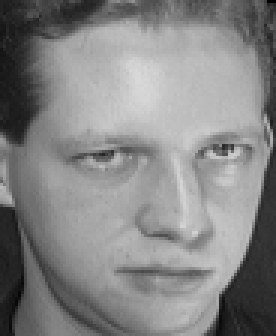
%> input picture Database/Pessao/s010.pgm, 92 x 112 px (shown 3 times larger)
$ octave teste1.m   (GNU Octave 9; MATLAB toolbox functions it lacks are replaced by stand-ins)
%> lines starting %> are read from the running program, lines starting %| are printed output that depends on the picture
%> further down, I is the input picture: size 112x92 uint8; min 1, max 217, mean 132.8
### MatLab/Testes/LBP_Adaboost/lbp.m
function L = lbp(X, radius, neighbors)
%> called with radius = 1, neighbors = 8
	%% Description:
	%%	Calculates the Extended Local Binary Patterns of X with given radius
	%%	and neighbors. This is a slightly modified version of:
	%%	http://www.cse.oulu.fi/CMV/Downloads/LBPMatlab by authors Marko Heikkilä
	%%	and Timo Ahonen.
	%%
	%% Arguments:
	%%	radius [int]
	%%	neighbors [int]
	%%
	%% Example:
	%%	I=imread("/path/to/image.jpg");
	%%	G=rgb2gray(I);
	%%	L=lbp(G);
	%%	imshow(uint8(L))
	%%
	X = double(X);
	% get origin of a block
	origy = radius+1;
	origx = radius+1;
	% blocks to process
	dy = size(X,1)-(2*radius+1);
%> dy = 109
	dx = size(X,2)-(2*radius+1);
%> dx = 89
	% create result matrix
	L = zeros(dy+1,dx+1);
	% get center matrix
	C = X(origy:origy+dy,origx:origx+dx);
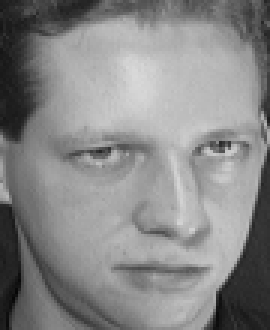
%> C: size 110x90 double (shown 3 times larger); min 6, max 217, mean 135.4
	% iterate through circle
	for n=1:neighbors
		% sample points
		y = radius * -sin(2*pi*((n-1)/neighbors)) + origy;
		x = radius * cos(2*pi*((n-1)/neighbors)) + origx;

        % relative indices
		fx = floor(x);
		fy = floor(y);
		cx = ceil(x);
		cy = ceil(y);
		% fractional parts
		tx = x - fx;
		ty = y - fy;
		% interpolation weights
		w1 = (1 - tx) * (1 - ty);
		w2 =      tx  * (1 - ty);
		w3 = (1 - tx) *      ty ;
		w4 =      tx  *      ty ;
		% get interpolated image
		N = w1*X(fy:fy+dy,fx:fx+dx) + w2*X(fy:fy+dy,cx:cx+dx) + w3*X(cy:cy+dy,fx:fx+dx) + w4*X(cy:cy+dy,cx:cx+dx);
		% calculate binary value for current neighbor, update result
		L = L + (N>=C)*(2^(n-1));
	end
end

### MatLab/Testes/LBP/teste1.m
%I=imread("/path/to/image.jpg");
	%%	G=rgb2gray(I);
	%%	L=lbp(G)

    I = imread('C:\Users\Rafel\Documents\GitHub\TCC\Database\Pessoa\s010.pgm');
    L = lbp(I,1,8);
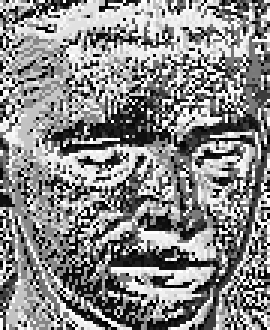
%> L: size 110x90 double (shown 3 times larger); min 0, max 255, mean 136.9
    imshow(uint8(L));

$ run again, with Database/Pessao/s016.pgm copied over Database/Pessao/s010.pgm
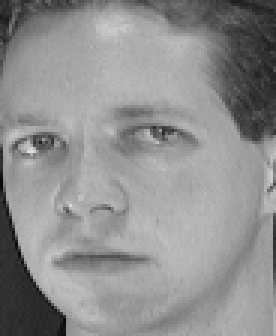
%> input picture Database/Pessao/s016.pgm, 92 x 112 px (shown 3 times larger)
%> I is the input picture: size 112x92 uint8; min 7, max 225, mean 143.2
%> in lbp, `C = X(origy:origy+dy,origx:origx+dx);`:
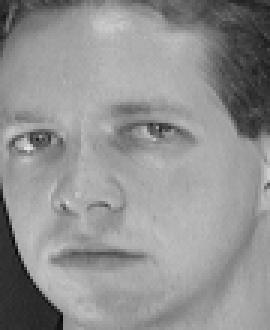
%> C: size 110x90 double (shown 3 times larger); min 10, max 225, mean 145.3
%> `L = lbp(I,1,8);`:
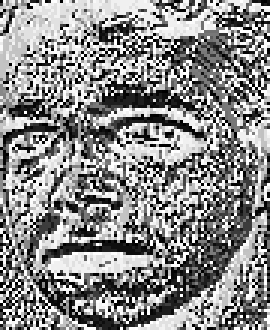
%> L: size 110x90 double (shown 3 times larger); min 0, max 255, mean 137.7

$ run again, with Database/Pessao/s022.pgm copied over Database/Pessao/s010.pgm
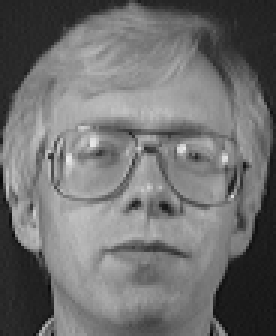
%> input picture Database/Pessao/s022.pgm, 92 x 112 px (shown 3 times larger)
%> I is the input picture: size 112x92 uint8; min 9, max 235, mean 111.7
%> in lbp, `C = X(origy:origy+dy,origx:origx+dx);`:
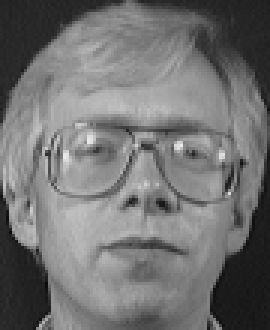
%> C: size 110x90 double (shown 3 times larger); min 10, max 235, mean 114.2
%> `L = lbp(I,1,8);`:
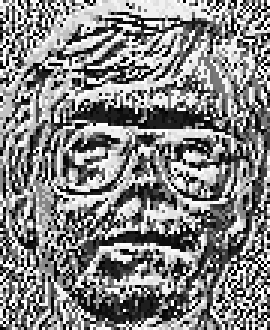
%> L: size 110x90 double (shown 3 times larger); min 0, max 255, mean 133.1

$ run again, with Database/Pessao/s027.pgm copied over Database/Pessao/s010.pgm
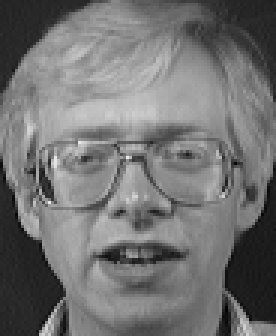
%> input picture Database/Pessao/s027.pgm, 92 x 112 px (shown 3 times larger)
%> I is the input picture: size 112x92 uint8; min 2, max 231, mean 114.4
%> in lbp, `C = X(origy:origy+dy,origx:origx+dx);`:
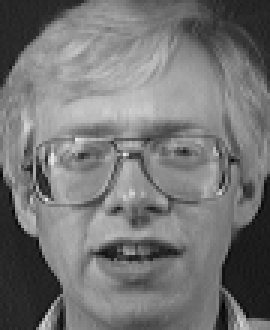
%> C: size 110x90 double (shown 3 times larger); min 2, max 231, mean 116.4
%> `L = lbp(I,1,8);`:
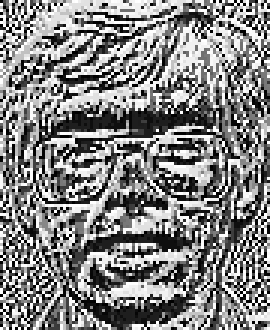
%> L: size 110x90 double (shown 3 times larger); min 0, max 255, mean 131.6
